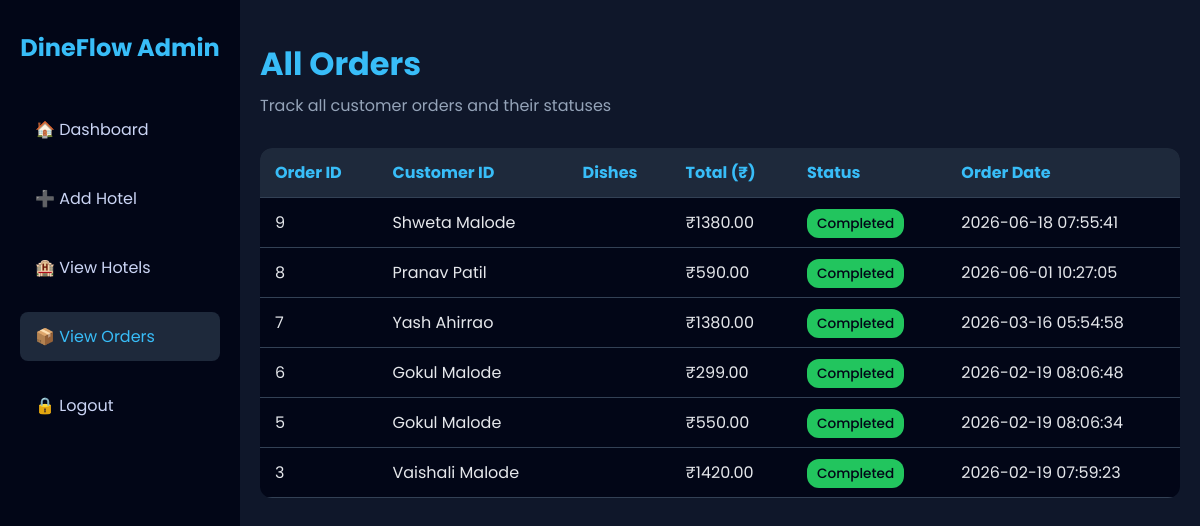
Page /Admin/view_orders.php (signed in) on the committed database.
### tables this page shows
CREATE TABLE `orders` (
  `id` int(11) NOT NULL,
  `user_id` int(11) DEFAULT NULL,
  `hotel_id` int(11) DEFAULT NULL,
  `total_amount` decimal(10,2) DEFAULT NULL,
  `order_status` enum('Pending','Preparing','Completed','Cancelled') DEFAULT 'Pending',
  `order_date` timestamp NOT NULL DEFAULT current_timestamp(),
  `status` varchar(50) DEFAULT 'Pending',
  `dishes` text DEFAULT NULL
);

CREATE TABLE `users` (
  `id` int(11) NOT NULL,
  `username` varchar(100) DEFAULT NULL,
  `name` varchar(100) NOT NULL,
  `email` varchar(150) NOT NULL,
  `phone` varchar(15) DEFAULT NULL,
  `password` varchar(255) NOT NULL,
  `address` text DEFAULT NULL,
  `created_at` timestamp NOT NULL DEFAULT current_timestamp(),
  `role` enum('admin','manager','user') DEFAULT 'user',
  `profile_image` varchar(255) DEFAULT 'default.png'
);

### Admin/view_orders.php (the view, shortened to what this page needs)
<?php
include '../db.php';
$sql = "
SELECT
    o.id AS order_id,
    u.username,
    o.dishes,
    o.total_amount,
    o.status,
    o.order_date
FROM orders o
JOIN users u ON o.user_id = u.id
ORDER BY o.order_date DESC
";
$orders = mysqli_query($conn, $sql);
?>
<!DOCTYPE html>
<html lang="en">
<head>
</head>
<body>
<div class="sidebar">
    <h2>DineFlow Admin</h2>
    <ul>
        <li><a href="dashboard.php">🏠 Dashboard</a></li>
        <li><a href="add_hotel.php">➕ Add Hotel</a></li>
        <li><a href="view_hotels.php">🏨 View Hotels</a></li>
        <li><a class="active" href="view_orders.php">📦 View Orders</a></li>
        <li><a href="../logout.php">🔒 Logout</a></li>
    </ul>
</div>
<div class="main-content">
<header>
    <h1>All Orders</h1>
    <p>Track all customer orders and their statuses</p>
</header>
<table>
    <thead>
        <tr>
            <th>Order ID</th>
            <th>Customer ID</th>
            <th>Dishes</th>
            <th>Total (₹)</th>
            <th>Status</th>
            <th>Order Date</th>
        </tr>
    </thead>
    <tbody>
        <?php if(mysqli_num_rows($orders) > 0): ?>
            <?php while($row = mysqli_fetch_assoc($orders)): ?>
            <tr>
                <td><?php echo $row['order_id']; ?></td>
                <td><?php echo htmlspecialchars($row['username']); ?></td>
                <td><?php echo htmlspecialchars($row['dishes']); ?></td>
                <td>₹<?php echo $row['total_amount']; ?></td>
                <td><span class="status <?php echo strtolower($row['status']); ?>"><?php echo ucfirst($row['status']); ?></span></td>
                <td><?php echo $row['order_date']; ?></td>
            </tr>
            <?php endwhile; ?>
        <?php else: ?>
            <tr><td colspan="6" style="text-align:center;">No orders found!</td></tr>
        <?php endif; ?>
    </tbody>
</table>
</div>
</body>
</html>

### Admin/view_orders.php (style rules this page uses)
* { margin: 0; padding: 0; box-sizing: border-box; font-family: 'Poppins', sans-serif; }
body { display: flex; min-height: 100vh; background: #0f172a; color: #e5e7eb; }
.sidebar { width: 240px; background: #020617; padding: 30px 20px; display: flex; flex-direction: column; position: fixed; height: 100%; }
.sidebar h2 { color: #38bdf8; text-align: center; margin-bottom: 40px; }
.sidebar ul { list-style: none; padding: 0; }
.sidebar ul li { margin-bottom: 20px; }
.sidebar ul li a { display: block; color: #cbd5f5; text-decoration: none; padding: 12px 15px; border-radius: 8px; transition: 0.3s; }
.sidebar ul li a:hover, .sidebar ul li a.active { background: #1e293b; color: #38bdf8; }
.main-content { margin-left: 240px; flex: 1; padding: 40px 20px; }
header h1 { color: #38bdf8; font-size: 2rem; }
header p { color: #94a3b8; margin-top: 5px; }
table { width: 100%; border-collapse: collapse; margin-top: 30px; background: #020617; border-radius: 12px; overflow: hidden; }
table th, table td { padding: 12px 15px; text-align: left; }
table th { background: #1e293b; color: #38bdf8; }
table tr { border-bottom: 1px solid #334155; transition: transform 0.2s, background 0.3s; }
.status { padding: 5px 10px; border-radius: 12px; font-size: 0.85rem; font-weight: 500; }
.status.completed { background: #22c55e; color: #020617; }

### rows in the picture
orders: id "9", user.username "Shweta Malode", total_amount "1380.00", status "Completed", order_date "2026-06-18 07:55:41"
orders: id "8", user.username "Pranav Patil", total_amount "590.00", status "Completed", order_date "2026-06-01 10:27:05"
orders: id "7", user.username "Yash Ahirrao", total_amount "1380.00", status "Completed", order_date "2026-03-16 05:54:58"
orders: id "6", user.username "Gokul Malode", total_amount "299.00", status "Completed", order_date "2026-02-19 08:06:48"
orders: id "5", user.username "Gokul Malode", total_amount "550.00", status "Completed", order_date "2026-02-19 08:06:34"
orders: id "3", user.username "Vaishali Malode", total_amount "1420.00", status "Completed", order_date "2026-02-19 07:59:23"
